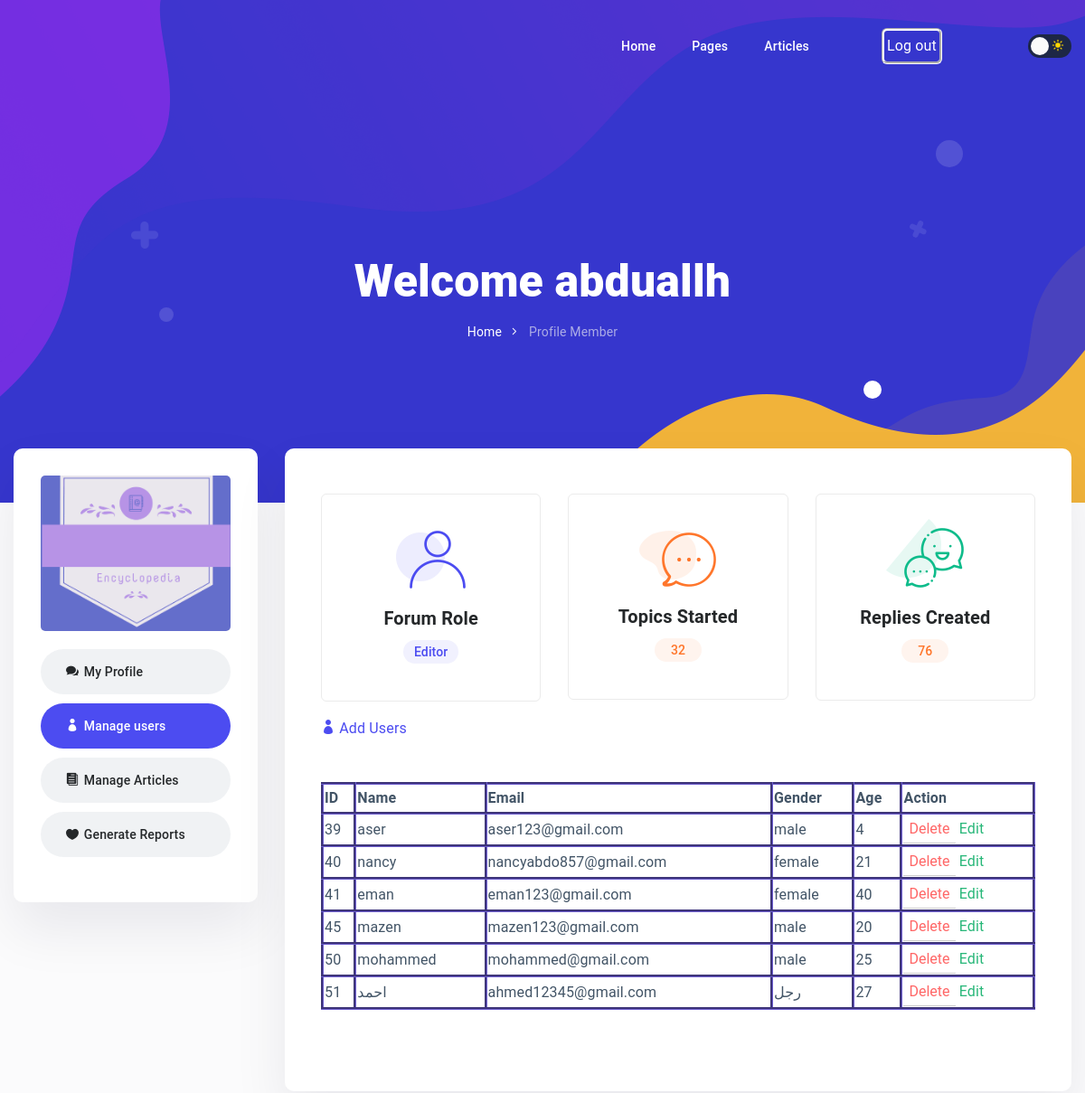
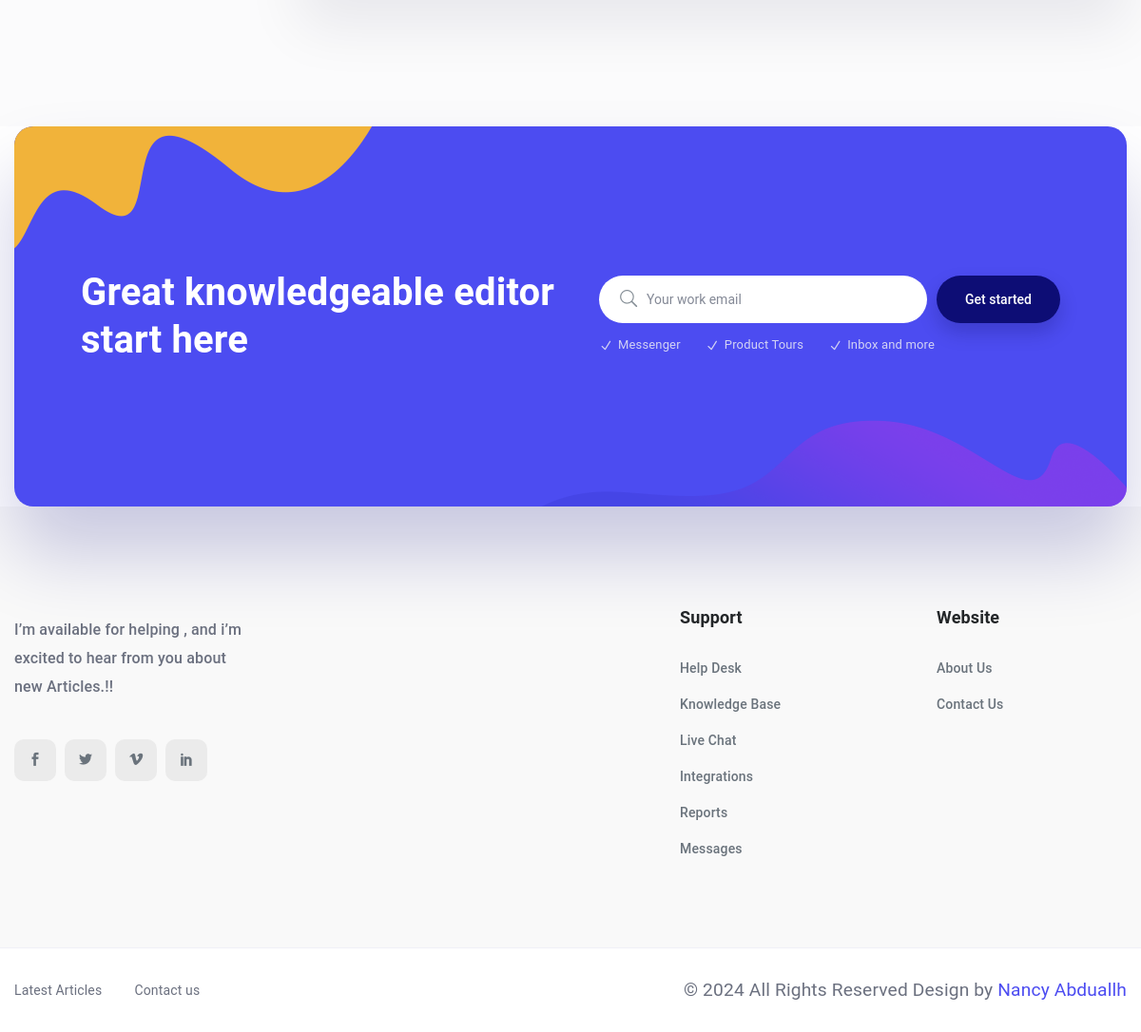
The page /Views/editor page.php (signed in) on the database its author committed (2 pictures, top to bottom).
### tables this page shows
CREATE TABLE `editor` (
  `editor_id` int(11) NOT NULL,
  `username` varchar(50) NOT NULL,
  `email` varchar(50) NOT NULL,
  `password` varchar(50) NOT NULL
);

CREATE TABLE `user` (
  `user_id` int(11) NOT NULL,
  `username` varchar(50) NOT NULL,
  `email` varchar(50) NOT NULL,
  `password` varchar(50) NOT NULL,
  `age` int(50) NOT NULL,
  `gender` varchar(50) NOT NULL
);

### Views/editor page.php (the view, shortened to what the rows shown need)
<?php
 require_once'login_process.php';
 require_once'signup_process.php';
$servername = "localhost";
$username = "root";
$password = "";
$dbname = "encyclopedia";
$con = new mysqli($servername, $username, $password, $dbname);
$sql = "SELECT * FROM user";
$users = $con->query($sql);
$servername = "localhost";
$username = "root";
$password = "";
$dbname = "encyclopedia";
$con = new mysqli($servername, $username, $password, $dbname);
    $editor_id=$_SESSION['editor_id'];
    $sql = "SELECT username FROM editor WHERE editor_id='$editor_id' ";
    $result = $con->query($sql);
    if ($result->num_rows > 0) {
        $row = $result->fetch_assoc();
        $editorName = $row['username'];
    } else {
        $editorName = "No editor found";
    }
 ?>
<!doctype html>
<html lang="en">
<head>
    <link rel="stylesheet" href="assets/bootstrap/css/bootstrap.min.css">
    <link rel="stylesheet" href="assets/elagent-icon/style.css">
    <link rel="stylesheet" href="assets/niceselectpicker/nice-select.css">
    <link rel="stylesheet" href="assets/animation/animate.css">
    <link rel="stylesheet" href="assets/mcustomscrollbar/jquery.mCustomScrollbar.min.css">
    <link rel="stylesheet" href="css/style-main.css">
    <link rel="stylesheet" href="css/responsive.css">
</head>
<body data-scroll-animation="true">
    <div class="body_wrapper">
        <section class="doc_banner_area single_breadcrumb">
            <div class="container">
                <div class="doc_banner_content">
                    <h2  class="text-white"> Welcome <?php echo $editorName;?> </h2>
                    <ul class="nav justify-content-center">
                        <li><a href="#">Home</a></li>
                        <li><a class="active" href="#">Profile Member</a></li>
                    </ul>
                </div>
            </div>
        </section>
        <section class="forum-user-wrapper">
            <div class="container">
                <div class="row forum_main_inner">
                    <div class="col-lg-9">
                        <div class="forum_body_area">
                            <div class="forum_topic_list">
                                <div class="tab-content" id="myTabContent">
                                    <div class="tab-pane fade show active" id="home" role="tabpanel"
                                        aria-labelledby="home-tab">
                                        <div class="profile_info">
                                            <ul class="navbar-nav info_list"  >
                                            <table border="3" id="table" >
                                                        <tr border="3">
                                                        <th>ID</th>
                                                            <th>Name</th>
                                                            <th>Email</th>
                                                            <th>Gender</th>
                                                            <th>Age</th>
                                                            <th>Action</th>
                                                        </tr>
                                                        <?php while ($user = $users->fetch_assoc()): ?>
                                                        <tr>
                                                                    <td><?php echo $user['user_id']; ?></td>
                                                                    <td><?php echo $user['username']; ?></td>
                                                                    <td><?php echo $user['email']; ?></td>
                                                                    <td><?php echo $user['gender']; ?></td>
                                                                    <td><?php echo $user['age']; ?></td>
                                                                    <td>
                                                                        <form  action="remove-user.php" method="POST" onsubmit="return confirm('Are you sure you want to delete this user?');">
                                                                            <input id="delete" type="submit" name="delete_user" value="Delete" style='color:#F66;'>
                                                                        </form>
                                                                            <a style='color:#28b779'href="edit-user-form.php?user_id=<?php echo $user['user_id']; ?>">Edit</a>
                                                                    </td>
                                                                </tr>
                                                                <?php endwhile; ?>
                                            </table>
                                            </ul>
                                        </div>
                                    </div>
                                </div>
                            </div>
                        </div>
                    </div>
                </div>
            </div>
        </section>
        <section class="doc_subscribe_area">
            <div class="container">
                <div class="doc_subscribe_inner">
                    <div class="text wow fadeInLeft" data-wow-delay="0.2s">
                        <h2>Great knowledgeable editor <br>start here</h2>
                    </div>
                </div>
            </div>
        </section>
    </div>
</body>
</html>

### rows shown on the page
editor: username "abduallh"
user: user_id "39", username "aser", email "aser123@gmail.com", gender "male", age "4"
user: user_id "40", username "nancy", email "nancyabdo857@gmail.com", gender "female", age "21"
user: user_id "41", username "eman", email "eman123@gmail.com", gender "female", age "40"
user: user_id "45", username "mazen", email "mazen123@gmail.com", gender "male", age "20"
user: user_id "50", username "mohammed", email "mohammed@gmail.com", gender "male", age "25"
user: user_id "51", username "احمد", email "ahmed12345@gmail.com", gender "رجل", age "27"
